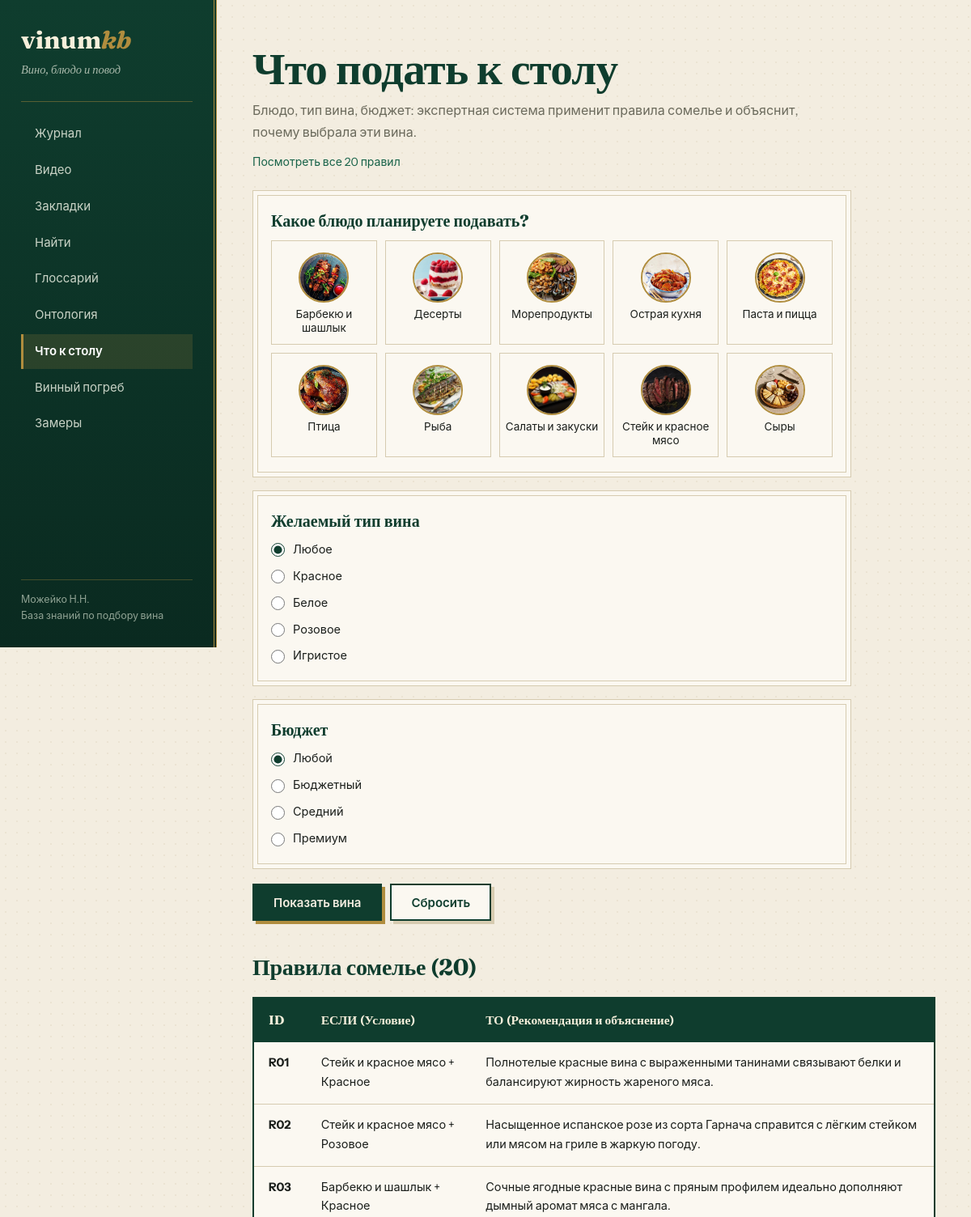
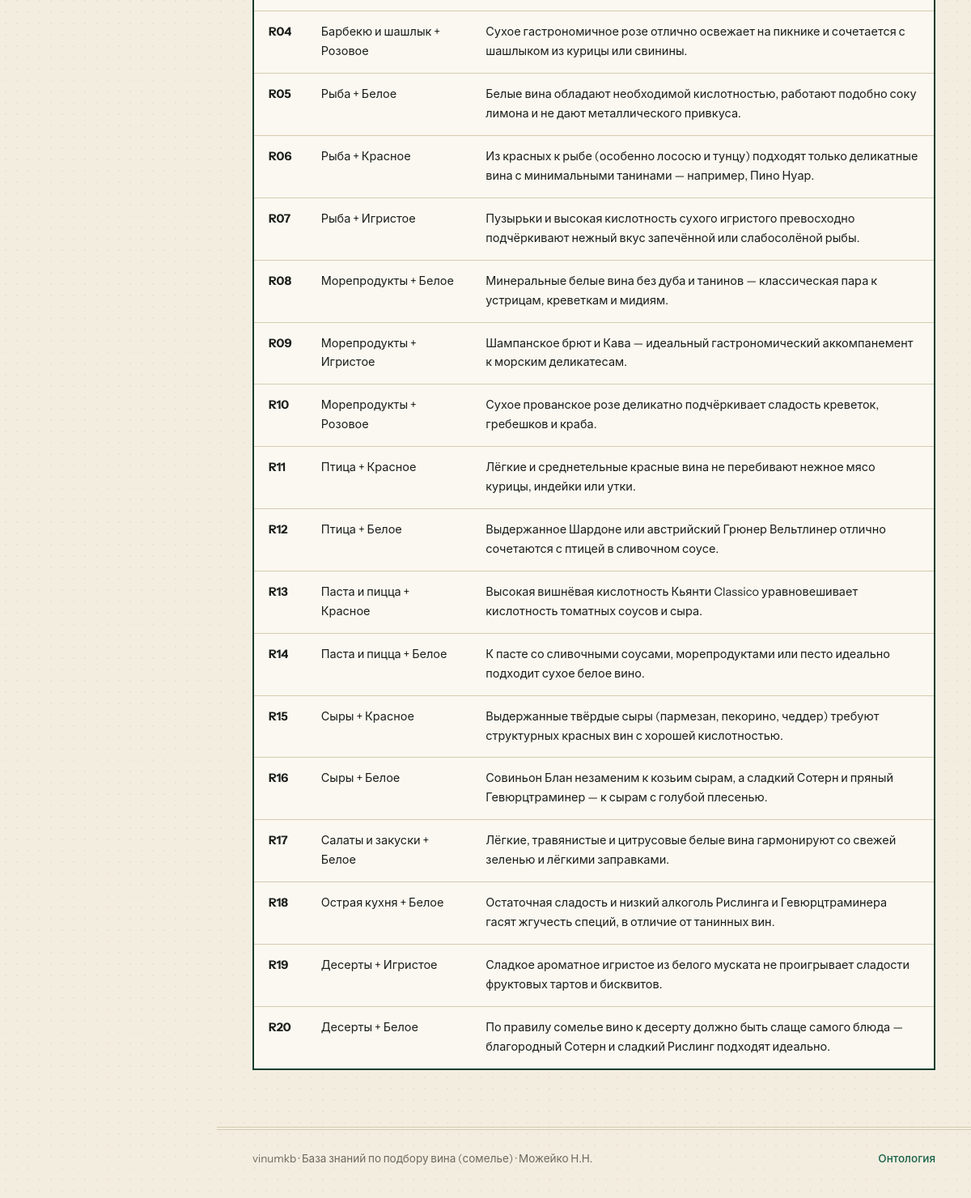
The page /recommend on the database its author committed (2 pictures, top to bottom).
### tables this page shows
CREATE TABLE rules (
    id          TEXT PRIMARY KEY,         -- R01, R02 ...
    dish        TEXT NOT NULL,
    wine_type   TEXT NOT NULL,
    explanation TEXT NOT NULL
);

### app.py (the view)
@app.route('/recommend', methods=['GET', 'POST'])
def recommend_view():
    if request.method == 'POST':
        dish = request.form.get('dish', '')
        wine_type = request.form.get('wine_type', 'Любое')
        budget = request.form.get('budget', 'Любой')
    else:
        dish = request.args.get('dish', '')
        wine_type = request.args.get('wine_type', 'Любое')
        budget = request.args.get('budget', 'Любой')
    kb = get_kb()
    dishes = sorted({r['if']['dish'] for r in kb['rules']})
    wine_types = ['Любое', 'Красное', 'Белое', 'Розовое', 'Игристое']
    budgets = ['Любой', 'Бюджетный', 'Средний', 'Премиум']
    result = recommend(dish, wine_type, budget) if dish else None
    return render_template(
        'recommend.html',
        dish=dish,
        wine_type=wine_type,
        budget=budget,
        dishes=dishes,
        wine_types=wine_types,
        budgets=budgets,
        rules=kb['rules'],
        result=result,
    )

### app.py (called while the page is built)
def _find_photo(prefix):
    for ext in ('jpg', 'jpeg', 'png', 'webp'):
        fn = f'{prefix}.{ext}'
        if os.path.exists(os.path.join(BASE_DIR, 'static', 'photos', fn)):
            return f'/static/photos/{fn}'
    return None

def dish_photo(name):
    if name not in DISHES:
        return None
    return _find_photo('dish_%02d' % (DISHES.index(name) + 1))

def connect():
    if not os.path.exists(DB_PATH):
        init = sqlite3.connect(DB_PATH)
        with open(SQL_PATH, 'r', encoding='utf-8') as f:
            init.executescript(f.read())
        init.commit()
        init.close()
    con = sqlite3.connect(DB_PATH)
    con.row_factory = sqlite3.Row
    return con

### templates/recommend.html (shortened to what this page needs)
{% extends 'base.html' %}
{% block content %}
{% from '_art.html' import bottle, dish, cat %}
<h1>Что подать к столу</h1>
<p class="sub">Блюдо, тип вина, бюджет: экспертная система применит правила сомелье и объяснит, почему выбрала эти вина.</p>
<p style="margin:10px 0 22px;"><a href="#all-rules" style="color:var(--link); font-size:14px;">Посмотреть все {{ rules|length }} правил</a></p>
<form method="post" action="{{ url_for('recommend_view') }}" style="max-width:740px;">
  <div class="card" style="margin-bottom:16px;">
    <h3 style="margin-bottom:12px;">Какое блюдо планируете подавать?</h3>
    <div class="dishes">{% for d in dishes %}<label class="dish-opt"><span class="t">{{ dish(d) }}<span>{{ d }}</span></span></label>{% endfor %}
    </div>
  </div>
  <div class="card" style="margin-bottom:16px;">
    <h3 style="margin-bottom:12px;">Желаемый тип вина</h3>
    <div style="display:grid; gap:9px;">
      {% for wt in wine_types %}
        <label style="display:flex; align-items:center; gap:10px; font-size:14.5px; cursor:pointer;">
          <input type="radio" name="wine_type" value="{{ wt }}" {% if wine_type == wt or (not wine_type and loop.first) %}checked{% endif %} style="accent-color:var(--accent); width:17px; height:17px;">
          <span>{{ wt }}</span>
        </label>
      {% endfor %}
    </div>
  </div>
  <div class="card" style="margin-bottom:18px;">
    <h3 style="margin-bottom:12px;">Бюджет</h3>
    <div style="display:grid; gap:9px;">
      {% for b in budgets %}
        <label style="display:flex; align-items:center; gap:10px; font-size:14.5px; cursor:pointer;">
          <input type="radio" name="budget" value="{{ b }}" {% if budget == b or (not budget and loop.first) %}checked{% endif %} style="accent-color:var(--accent); width:17px; height:17px;">
          <span>{{ b }}</span>
        </label>
      {% endfor %}
    </div>
  </div>
  <div style="display:flex; gap:10px; margin-bottom:32px;">
    <button type="submit" class="btn">Показать вина</button>
    <a href="{{ url_for('recommend_view') }}" class="btn secondary">Сбросить</a>
  </div>
</form>
<div id="all-rules" style="margin-top:34px;">
  <h2 style="margin-bottom:14px;">Правила сомелье ({{ rules|length }})</h2>
  <div class="table-wrap">
    <table>
      <thead><tr><th>ID</th><th>ЕСЛИ (Условие)</th><th>ТО (Рекомендация и объяснение)</th></tr></thead>
      <tbody>
        {% for r in rules %}
          <tr>
            <td><strong>{{ r.id }}</strong></td>
            <td>{{ r.if.dish }} + {{ r.if.wine_type }}</td>
            <td>{{ r.then.explanation }}</td>
          </tr>
        {% endfor %}
      </tbody>
    </table>
  </div>
</div>
{% endblock %}

### templates/_art.html (shortened to what this page needs)
{% macro dish(name) %}
{% if dish_photo(name) %}<img src="{{ dish_photo(name) }}" alt="{{ name }}" loading="lazy">{% endif %}
{% endmacro %}

### templates/base.html (style rules this page uses)
:root { --paper: #f3ede0; --paper-2: #ebe3d1; --card: #fbf8f1; --ink: #1b1f1c; --emerald: #0f3d2e; --emerald-2: #176248; --brass: #b08d3e; --brass-dark: #7e6322; --claret: #7a1f33; --bg: var(--paper); --surface: var(--card); --surface-2: var(--paper-2); --border: #d6cbb0; --text: var(--ink); --muted: #6b6a5c; --accent: var(--claret); --accent-hover: #5e1627; --accent-soft: rgba(176,141,62,.16); --link: var(--emerald-2); --radius: 3px; --side: 268px; --serif: "Fraunces", Georgia, "Times New Roman", serif; --sans: "Instrument Sans", -apple-system, "Segoe UI", Roboto, Arial, sans-serif; }
* { box-sizing: border-box; margin: 0; padding: 0; }
body { font-family: var(--sans); background: var(--paper); color: var(--ink); line-height: 1.65; display: grid; grid-template-columns: var(--side) minmax(0, 1fr); min-height: 100vh; background-image: radial-gradient(rgba(126,99,34,.07) 1px, transparent 1px); background-size: 14px 14px; -webkit-font-smoothing: antialiased; }
a { color: inherit; text-decoration: none; }
h1, h2, h3 { font-family: var(--serif); color: var(--emerald); }
h1 { font-size: clamp(34px, 4.6vw, 58px); font-weight: 700; line-height: 1.04; letter-spacing: -.8px; }
h2 { font-size: 28px; font-weight: 700; letter-spacing: -.3px; }
h3 { font-size: 20px; font-weight: 700; line-height: 1.25; }
.sub { color: var(--muted); font-size: 16px; margin-top: 10px; max-width: 64ch; }
.btn { display: inline-flex; align-items: center; justify-content: center; height: 46px; padding: 0 24px; background: var(--emerald); color: var(--paper); font: 600 15px var(--sans); border: 2px solid var(--emerald); box-shadow: 4px 4px 0 var(--brass); cursor: pointer; transition: transform .12s, box-shadow .12s, background .12s; }
.btn.secondary { background: var(--card); color: var(--emerald); box-shadow: 4px 4px 0 var(--border); }
.card, .wine-card { display: flex; flex-direction: column; height: 100%; padding: 24px 22px; background: var(--card); border: 1px solid var(--border); box-shadow: inset 0 0 0 5px var(--card), inset 0 0 0 6px var(--border); transition: transform .15s, border-color .15s; }
.card { height: auto; }
.dishes { display: grid; grid-template-columns: repeat(auto-fill, minmax(124px, 1fr)); gap: 10px; }
.dish-opt { position: relative; }
.dish-opt .t { display: flex; flex-direction: column; align-items: center; gap: 6px; padding: 14px 6px 10px; height: 100%; background: var(--card); border: 1px solid var(--border); cursor: pointer; text-align: center; font-size: 13.5px; line-height: 1.3; transition: all .12s; }
.dish-opt .t img { width: 62px; height: 62px; object-fit: cover; border-radius: 50%; border: 2px solid var(--brass); }
input[type="radio"] { accent-color: var(--emerald) !important; }
.table-wrap { background: var(--card); border: 2px solid var(--emerald); overflow-x: auto; }
table { width: 100%; border-collapse: collapse; font-size: 14.5px; }
th, td { padding: 14px 18px; border-bottom: 1px solid var(--border); text-align: left; vertical-align: top; }
thead th { background: var(--emerald); color: #f6efdb; font-family: var(--serif); font-size: 15.5px; border-bottom: 3px solid var(--brass); }
tr:last-child td, tr:last-child th { border-bottom: none; }

### rows shown on the page
rules: shows a picture, dish "Барбекю и шашлык", id "R03", if.dish "Барбекю и шашлык", if.wine_type "Красное", then.explanation "Сочные ягодные красные вина с пряным профилем идеально дополняют дымный аромат мяса с мангала."
rules: shows a picture, dish "Десерты", id "R19", if.dish "Десерты", if.wine_type "Игристое", then.explanation "Сладкое ароматное игристое из белого муската не проигрывает сладости фруктовых тартов и бисквитов."
rules: shows a picture, dish "Морепродукты", id "R08", if.dish "Морепродукты", if.wine_type "Белое", then.explanation "Минеральные белые вина без дуба и танинов — классическая пара к устрицам, креветкам и мидиям."
rules: shows a picture, dish "Острая кухня", id "R18", if.dish "Острая кухня", if.wine_type "Белое", then.explanation "Остаточная сладость и низкий алкоголь Рислинга и Гевюрцтраминера гасят жгучесть специй, в отличие от танинных вин."
rules: shows a picture, dish "Паста и пицца", id "R13", if.dish "Паста и пицца", if.wine_type "Красное", then.explanation "Высокая вишнёвая кислотность Кьянти Classico уравновешивает кислотность томатных соусов и сыра."
rules: shows a picture, dish "Птица", id "R11", if.dish "Птица", if.wine_type "Красное", then.explanation "Лёгкие и среднетельные красные вина не перебивают нежное мясо курицы, индейки или утки."
rules: shows a picture, dish "Рыба", id "R05", if.dish "Рыба", if.wine_type "Белое", then.explanation "Белые вина обладают необходимой кислотностью, работают подобно соку лимона и не дают металлического привкуса."
rules: shows a picture, dish "Салаты и закуски", id "R17", if.dish "Салаты и закуски", if.wine_type "Белое", then.explanation "Лёгкие, травянистые и цитрусовые белые вина гармонируют со свежей зеленью и лёгкими заправками."
rules: shows a picture, dish "Стейк и красное мясо", id "R01", if.dish "Стейк и красное мясо", if.wine_type "Красное", then.explanation "Полнотелые красные вина с выраженными танинами связывают белки и балансируют жирность жареного мяса."
rules: shows a picture, dish "Сыры", id "R15", if.dish "Сыры", if.wine_type "Красное", then.explanation "Выдержанные твёрдые сыры (пармезан, пекорино, чеддер) требуют структурных красных вин с хорошей кислотностью."
rules: id "R02", if.dish "Стейк и красное мясо", if.wine_type "Розовое", then.explanation "Насыщенное испанское розе из сорта Гарнача справится с лёгким стейком или мясом на гриле в жаркую погоду."
rules: id "R04", if.dish "Барбекю и шашлык", if.wine_type "Розовое", then.explanation "Сухое гастрономичное розе отлично освежает на пикнике и сочетается с шашлыком из курицы или свинины."
rules: id "R06", if.dish "Рыба", if.wine_type "Красное", then.explanation "Из красных к рыбе (особенно лососю и тунцу) подходят только деликатные вина с минимальными танинами — например, Пино Нуар."
rules: id "R07", if.dish "Рыба", if.wine_type "Игристое", then.explanation "Пузырьки и высокая кислотность сухого игристого превосходно подчёркивают нежный вкус запечённой или слабосолёной рыбы."
rules: id "R09", if.dish "Морепродукты", if.wine_type "Игристое", then.explanation "Шампанское брют и Кава — идеальный гастрономический аккомпанемент к морским деликатесам."
rules: id "R10", if.dish "Морепродукты", if.wine_type "Розовое", then.explanation "Сухое прованское розе деликатно подчёркивает сладость креветок, гребешков и краба."
rules: id "R12", if.dish "Птица", if.wine_type "Белое", then.explanation "Выдержанное Шардоне или австрийский Грюнер Вельтлинер отлично сочетаются с птицей в сливочном соусе."
rules: id "R14", if.dish "Паста и пицца", if.wine_type "Белое", then.explanation "К пасте со сливочными соусами, морепродуктами или песто идеально подходит сухое белое вино."
rules: id "R16", if.dish "Сыры", if.wine_type "Белое", then.explanation "Совиньон Блан незаменим к козьим сырам, а сладкий Сотерн и пряный Гевюрцтраминер — к сырам с голубой плесенью."
rules: id "R20", if.dish "Десерты", if.wine_type "Белое", then.explanation "По правилу сомелье вино к десерту должно быть слаще самого блюда — благородный Сотерн и сладкий Рислинг подходят идеально."

### other values the page prints
{{ rules|length }} "20"
{{ wt }} "Любое" "Красное" "Белое" "Розовое" "Игристое"
{{ b }} "Любой" "Бюджетный" "Средний" "Премиум"
